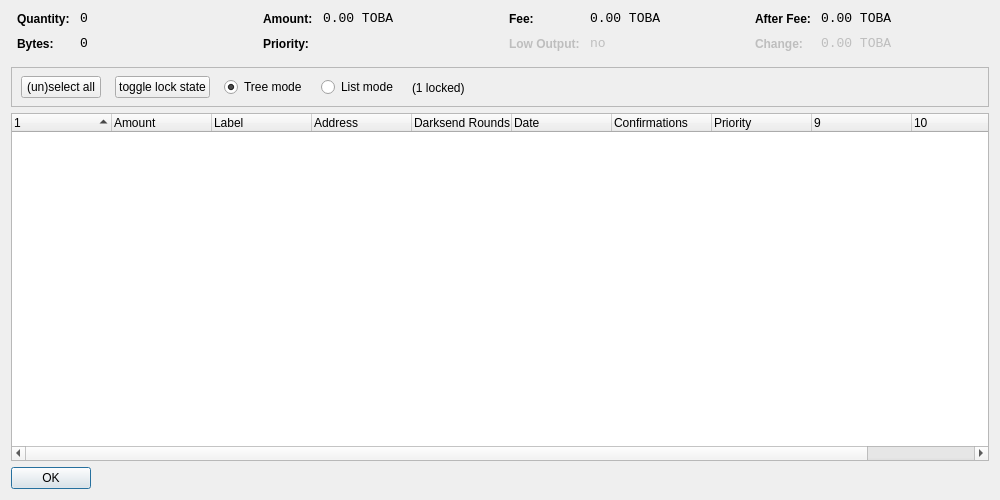
<?xml version="1.0" encoding="UTF-8"?>
<ui version="4.0">
 <class>CoinControlDialog</class>
 <widget class="QDialog" name="CoinControlDialog">
  <property name="geometry">
   <rect>
    <x>0</x>
    <y>0</y>
    <width>1000</width>
    <height>500</height>
   </rect>
  </property>
  <property name="windowTitle">
   <string>Coin Control</string>
  </property>
  <layout class="QVBoxLayout" name="verticalLayout">
   <item>
    <layout class="QHBoxLayout" name="horizontalLayoutTop" stretch="0,0,0,0">
     <property name="topMargin">
      <number>0</number>
     </property>
     <property name="bottomMargin">
      <number>10</number>
     </property>
     <item>
      <layout class="QFormLayout" name="formLayoutCoinControl1">
       <property name="horizontalSpacing">
        <number>10</number>
       </property>
       <property name="verticalSpacing">
        <number>10</number>
       </property>
       <property name="leftMargin">
        <number>6</number>
       </property>
       <property name="rightMargin">
        <number>6</number>
       </property>
       <item row="0" column="0">
        <widget class="QLabel" name="labelCoinControlQuantityText">
         <property name="styleSheet">
          <string notr="true">font-weight:bold;</string>
         </property>
         <property name="text">
          <string>Quantity:</string>
         </property>
        </widget>
       </item>
       <item row="0" column="1">
        <widget class="QLabel" name="labelCoinControlQuantity">
         <property name="font">
          <font>
           <family>Monospace</family>
           <pointsize>10</pointsize>
          </font>
         </property>
         <property name="cursor">
          <cursorShape>IBeamCursor</cursorShape>
         </property>
         <property name="contextMenuPolicy">
          <enum>Qt::ActionsContextMenu</enum>
         </property>
         <property name="text">
          <string notr="true">0</string>
         </property>
         <property name="textInteractionFlags">
          <set>Qt::LinksAccessibleByMouse|Qt::TextSelectableByKeyboard|Qt::TextSelectableByMouse</set>
         </property>
        </widget>
       </item>
       <item row="1" column="0">
        <widget class="QLabel" name="labelCoinControlBytesText">
         <property name="styleSheet">
          <string notr="true">font-weight:bold;</string>
         </property>
         <property name="text">
          <string>Bytes:</string>
         </property>
        </widget>
       </item>
       <item row="1" column="1">
        <widget class="QLabel" name="labelCoinControlBytes">
         <property name="font">
          <font>
           <family>Monospace</family>
           <pointsize>10</pointsize>
          </font>
         </property>
         <property name="cursor">
          <cursorShape>IBeamCursor</cursorShape>
         </property>
         <property name="contextMenuPolicy">
          <enum>Qt::ActionsContextMenu</enum>
         </property>
         <property name="text">
          <string notr="true">0</string>
         </property>
         <property name="textInteractionFlags">
          <set>Qt::LinksAccessibleByMouse|Qt::TextSelectableByKeyboard|Qt::TextSelectableByMouse</set>
         </property>
        </widget>
       </item>
      </layout>
     </item>
     <item>
      <layout class="QFormLayout" name="formLayoutCoinControl2">
       <property name="horizontalSpacing">
        <number>10</number>
       </property>
       <property name="verticalSpacing">
        <number>10</number>
       </property>
       <property name="leftMargin">
        <number>6</number>
       </property>
       <property name="rightMargin">
        <number>6</number>
       </property>
       <item row="0" column="0">
        <widget class="QLabel" name="labelCoinControlAmountText">
         <property name="styleSheet">
          <string notr="true">font-weight:bold;</string>
         </property>
         <property name="text">
          <string>Amount:</string>
         </property>
        </widget>
       </item>
       <item row="0" column="1">
        <widget class="QLabel" name="labelCoinControlAmount">
         <property name="font">
          <font>
           <family>Monospace</family>
           <pointsize>10</pointsize>
          </font>
         </property>
         <property name="cursor">
          <cursorShape>IBeamCursor</cursorShape>
         </property>
         <property name="contextMenuPolicy">
          <enum>Qt::ActionsContextMenu</enum>
         </property>
         <property name="text">
          <string notr="true">0.00 TOBA</string>
         </property>
         <property name="textInteractionFlags">
          <set>Qt::LinksAccessibleByMouse|Qt::TextSelectableByKeyboard|Qt::TextSelectableByMouse</set>
         </property>
        </widget>
       </item>
       <item row="1" column="0">
        <widget class="QLabel" name="labelCoinControlPriorityText">
         <property name="styleSheet">
          <string notr="true">font-weight:bold;</string>
         </property>
         <property name="text">
          <string>Priority:</string>
         </property>
        </widget>
       </item>
       <item row="1" column="1">
        <widget class="QLabel" name="labelCoinControlPriority">
         <property name="font">
          <font>
           <family>Monospace</family>
           <pointsize>10</pointsize>
          </font>
         </property>
         <property name="cursor">
          <cursorShape>IBeamCursor</cursorShape>
         </property>
         <property name="contextMenuPolicy">
          <enum>Qt::ActionsContextMenu</enum>
         </property>
         <property name="text">
          <string/>
         </property>
         <property name="textInteractionFlags">
          <set>Qt::LinksAccessibleByMouse|Qt::TextSelectableByKeyboard|Qt::TextSelectableByMouse</set>
         </property>
        </widget>
       </item>
      </layout>
     </item>
     <item>
      <layout class="QFormLayout" name="formLayoutCoinControl3">
       <property name="horizontalSpacing">
        <number>10</number>
       </property>
       <property name="verticalSpacing">
        <number>10</number>
       </property>
       <property name="leftMargin">
        <number>6</number>
       </property>
       <property name="rightMargin">
        <number>6</number>
       </property>
       <item row="0" column="0">
        <widget class="QLabel" name="labelCoinControlFeeText">
         <property name="styleSheet">
          <string notr="true">font-weight:bold;</string>
         </property>
         <property name="text">
          <string>Fee:</string>
         </property>
        </widget>
       </item>
       <item row="0" column="1">
        <widget class="QLabel" name="labelCoinControlFee">
         <property name="font">
          <font>
           <family>Monospace</family>
           <pointsize>10</pointsize>
          </font>
         </property>
         <property name="cursor">
          <cursorShape>IBeamCursor</cursorShape>
         </property>
         <property name="contextMenuPolicy">
          <enum>Qt::ActionsContextMenu</enum>
         </property>
         <property name="text">
          <string notr="true">0.00 TOBA</string>
         </property>
         <property name="textInteractionFlags">
          <set>Qt::LinksAccessibleByMouse|Qt::TextSelectableByKeyboard|Qt::TextSelectableByMouse</set>
         </property>
        </widget>
       </item>
       <item row="1" column="0">
        <widget class="QLabel" name="labelCoinControlLowOutputText">
         <property name="enabled">
          <bool>false</bool>
         </property>
         <property name="styleSheet">
          <string notr="true">font-weight:bold;</string>
         </property>
         <property name="text">
          <string>Low Output:</string>
         </property>
        </widget>
       </item>
       <item row="1" column="1">
        <widget class="QLabel" name="labelCoinControlLowOutput">
         <property name="enabled">
          <bool>false</bool>
         </property>
         <property name="font">
          <font>
           <family>Monospace</family>
           <pointsize>10</pointsize>
          </font>
         </property>
         <property name="cursor">
          <cursorShape>IBeamCursor</cursorShape>
         </property>
         <property name="contextMenuPolicy">
          <enum>Qt::ActionsContextMenu</enum>
         </property>
         <property name="text">
          <string notr="true">no</string>
         </property>
         <property name="textInteractionFlags">
          <set>Qt::LinksAccessibleByMouse|Qt::TextSelectableByKeyboard|Qt::TextSelectableByMouse</set>
         </property>
        </widget>
       </item>
      </layout>
     </item>
     <item>
      <layout class="QFormLayout" name="formLayoutCoinControl4">
       <property name="horizontalSpacing">
        <number>10</number>
       </property>
       <property name="verticalSpacing">
        <number>10</number>
       </property>
       <property name="leftMargin">
        <number>6</number>
       </property>
       <property name="rightMargin">
        <number>6</number>
       </property>
       <item row="0" column="0">
        <widget class="QLabel" name="labelCoinControlAfterFeeText">
         <property name="styleSheet">
          <string notr="true">font-weight:bold;</string>
         </property>
         <property name="text">
          <string>After Fee:</string>
         </property>
        </widget>
       </item>
       <item row="0" column="1">
        <widget class="QLabel" name="labelCoinControlAfterFee">
         <property name="font">
          <font>
           <family>Monospace</family>
           <pointsize>10</pointsize>
          </font>
         </property>
         <property name="cursor">
          <cursorShape>IBeamCursor</cursorShape>
         </property>
         <property name="contextMenuPolicy">
          <enum>Qt::ActionsContextMenu</enum>
         </property>
         <property name="text">
          <string notr="true">0.00 TOBA</string>
         </property>
         <property name="textInteractionFlags">
          <set>Qt::LinksAccessibleByMouse|Qt::TextSelectableByKeyboard|Qt::TextSelectableByMouse</set>
         </property>
        </widget>
       </item>
       <item row="1" column="0">
        <widget class="QLabel" name="labelCoinControlChangeText">
         <property name="enabled">
          <bool>false</bool>
         </property>
         <property name="styleSheet">
          <string notr="true">font-weight:bold;</string>
         </property>
         <property name="text">
          <string>Change:</string>
         </property>
        </widget>
       </item>
       <item row="1" column="1">
        <widget class="QLabel" name="labelCoinControlChange">
         <property name="enabled">
          <bool>false</bool>
         </property>
         <property name="font">
          <font>
           <family>Monospace</family>
           <pointsize>10</pointsize>
          </font>
         </property>
         <property name="cursor">
          <cursorShape>IBeamCursor</cursorShape>
         </property>
         <property name="contextMenuPolicy">
          <enum>Qt::ActionsContextMenu</enum>
         </property>
         <property name="text">
          <string notr="true">0.00 TOBA</string>
         </property>
         <property name="textInteractionFlags">
          <set>Qt::LinksAccessibleByMouse|Qt::TextSelectableByKeyboard|Qt::TextSelectableByMouse</set>
         </property>
        </widget>
       </item>
      </layout>
     </item>
    </layout>
   </item>
   <item>
    <widget class="QFrame" name="frame">
     <property name="minimumSize">
      <size>
       <width>0</width>
       <height>40</height>
      </size>
     </property>
     <property name="frameShape">
      <enum>QFrame::StyledPanel</enum>
     </property>
     <property name="frameShadow">
      <enum>QFrame::Sunken</enum>
     </property>
     <widget class="QWidget" name="horizontalLayoutWidget">
      <property name="geometry">
       <rect>
        <x>10</x>
        <y>0</y>
        <width>781</width>
        <height>41</height>
       </rect>
      </property>
      <layout class="QHBoxLayout" name="horizontalLayoutPanel" stretch="0,0,0,0,0">
       <property name="spacing">
        <number>14</number>
       </property>
       <item>
        <widget class="QPushButton" name="pushButtonSelectAll">
         <property name="sizePolicy">
          <sizepolicy hsizetype="Maximum" vsizetype="Fixed">
           <horstretch>0</horstretch>
           <verstretch>0</verstretch>
          </sizepolicy>
         </property>
         <property name="text">
          <string>(un)select all</string>
         </property>
        </widget>
       </item>
        <item>
         <widget class="QPushButton" name="pushButtonToggleLock">
          <property name="sizePolicy">
           <sizepolicy hsizetype="Maximum" vsizetype="Fixed">
            <horstretch>0</horstretch>
            <verstretch>0</verstretch>
           </sizepolicy>
          </property>
          <property name="text">
           <string>toggle lock state</string>
          </property>
          <property name="autoDefault">
           <bool>false</bool>
          </property>
         </widget>
        </item>
       <item>
        <widget class="QRadioButton" name="radioTreeMode">
         <property name="sizePolicy">
          <sizepolicy hsizetype="Maximum" vsizetype="Fixed">
           <horstretch>0</horstretch>
           <verstretch>0</verstretch>
          </sizepolicy>
         </property>
         <property name="text">
          <string>Tree mode</string>
         </property>
         <property name="checked">
          <bool>true</bool>
         </property>
        </widget>
       </item>
       <item>
        <widget class="QRadioButton" name="radioListMode">
         <property name="sizePolicy">
          <sizepolicy hsizetype="Maximum" vsizetype="Fixed">
           <horstretch>0</horstretch>
           <verstretch>0</verstretch>
          </sizepolicy>
         </property>
         <property name="text">
          <string>List mode</string>
         </property>
        </widget>
       </item>
        <item>
         <widget class="QLabel" name="labelLocked">
          <property name="text">
           <string>(1 locked)</string>
          </property>
         </widget>
        </item>
       <item>
        <spacer name="horizontalSpacer">
         <property name="orientation">
          <enum>Qt::Horizontal</enum>
         </property>
         <property name="sizeHint" stdset="0">
          <size>
           <width>40</width>
           <height>20</height>
          </size>
         </property>
        </spacer>
       </item>
      </layout>
     </widget>
    </widget>
   </item>
   <item>
    <widget class="CoinControlTreeWidget" name="treeWidget">
     <property name="contextMenuPolicy">
      <enum>Qt::CustomContextMenu</enum>
     </property>
     <property name="sortingEnabled">
      <bool>false</bool>
     </property>
     <property name="columnCount">
      <number>11</number>
     </property>
     <attribute name="headerShowSortIndicator" stdset="0">
      <bool>true</bool>
     </attribute>
     <attribute name="headerStretchLastSection">
      <bool>false</bool>
     </attribute>
     <column>
      <property name="text">
       <string/>
      </property>
     </column>
     <column>
      <property name="text">
       <string>Amount</string>
      </property>
     </column>
     <column>
      <property name="text">
       <string>Label</string>
      </property>
     </column>
     <column>
      <property name="text">
       <string>Address</string>
      </property>
     </column>
     <column>
      <property name="text">
       <string>Darksend Rounds</string>
      </property>
    </column>
     <column>
      <property name="text">
       <string>Date</string>
      </property>
     </column>
     <column>
      <property name="text">
       <string>Confirmations</string>
      </property>
      <property name="toolTip">
       <string>Confirmed</string>
      </property>
     </column>
     <column>
      <property name="text">
       <string>Priority</string>
      </property>
     </column>
     <column>
      <property name="text">
       <string/>
      </property>
     </column>
     <column>
      <property name="text">
       <string/>
      </property>
     </column>
     <column>
      <property name="text">
       <string/>
      </property>
     </column>
     <column>
      <property name="text">
       <string/>
      </property>
     </column>
    </widget>
   </item>
   <item>
    <widget class="QDialogButtonBox" name="buttonBox">
     <property name="sizePolicy">
      <sizepolicy hsizetype="Maximum" vsizetype="Fixed">
       <horstretch>0</horstretch>
       <verstretch>0</verstretch>
      </sizepolicy>
     </property>
     <property name="orientation">
      <enum>Qt::Horizontal</enum>
     </property>
     <property name="standardButtons">
      <set>QDialogButtonBox::Ok</set>
     </property>
    </widget>
   </item>
  </layout>
 </widget>
 <customwidgets>
  <customwidget>
   <class>CoinControlTreeWidget</class>
   <extends>QTreeWidget</extends>
   <header>coincontroltreewidget.h</header>
  </customwidget>
 </customwidgets>
 <resources/>
 <connections/>
</ui>
